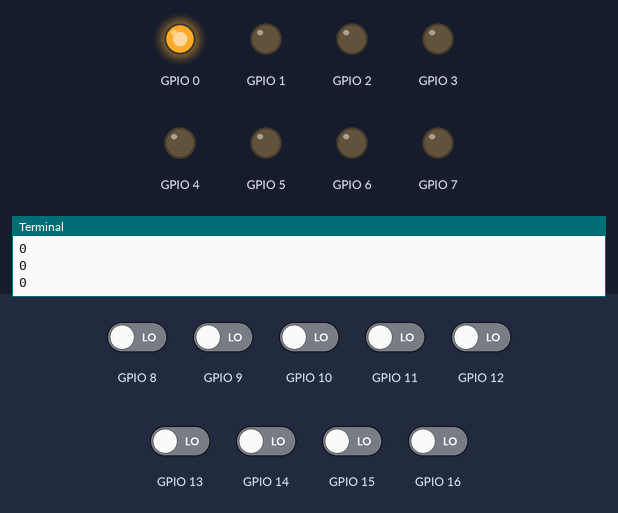
Bench run of a program on a simulated Raspberry Pi (BCM pin numbers). On the bench: output pins drawn as LEDs (lit = HIGH), the last lines printed to the terminal. Inputs (shaded band) come from the test bench; at power-on: GPIO 8–16 LOW. At 0.8 s the program stops and its outputs stay as they are.

Above: at 0.05 s.
At 0.45 s:
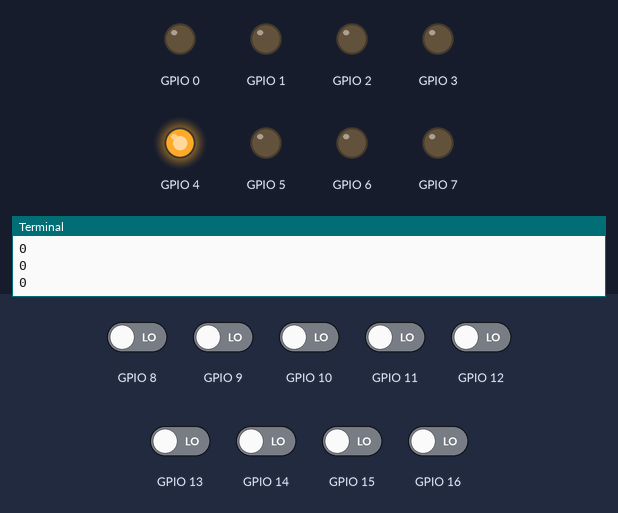
At 0.9 s:
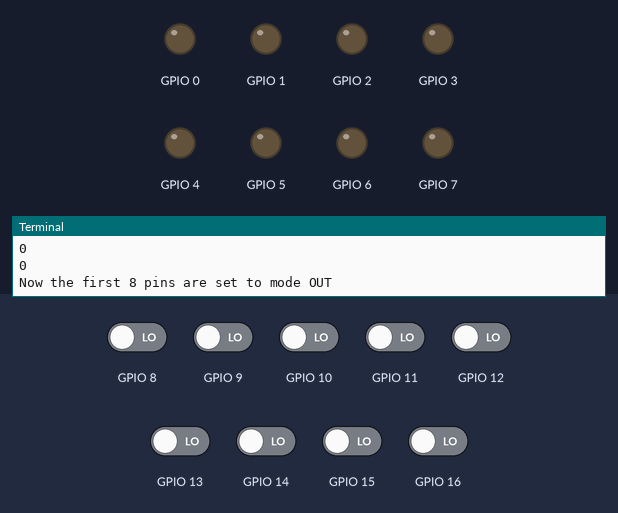
Timing chart, 0 to 2.3 s (numbered marks = the images above):
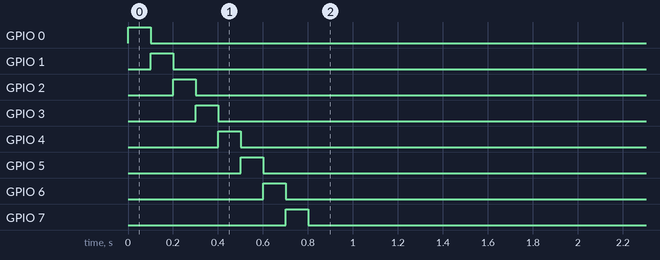

Measured:
- by itself, GPIO 0: LOW → HIGH at 0.00 s, → LOW 0.10 s later
- by itself, GPIO 1: LOW → HIGH at 0.10 s, → LOW 0.10 s later
- by itself, GPIO 2: LOW → HIGH at 0.20 s, → LOW 0.10 s later
- by itself, GPIO 3: LOW → HIGH at 0.30 s, → LOW 0.10 s later
- by itself, GPIO 4: LOW → HIGH at 0.40 s, → LOW 0.10 s later
- by itself, GPIO 5: LOW → HIGH at 0.50 s, → LOW 0.10 s later
- by itself, GPIO 6: LOW → HIGH at 0.60 s, → LOW 0.10 s later
- by itself, GPIO 7: LOW → HIGH at 0.70 s, → LOW 0.10 s later

The program:

gpio_test.py
```python
import wiringpi2 as wp
from subprocess import check_output


INPUT = 0
OUTPUT = 1
LOW = 0
HIGH = 1
PUD_DOWN = 1
PUD_UP = 2
PUD_TRI = 3

states = {'INPUT': 0,'OUPUT': 1,'LOW': 0,'HIGH': 1,'PUD_DOWN': 1,'PUD_UP': 2,'PUD_TRI': 3}
labels = ['wiringPi','GPIO','Physical','Name','SetOUT','SetIN','Mode','Value','SetPin','SetPin']
GPIO = ['17','18','21','22','23','24','25','4','0','1','8','7','10','9','11','14','15']
Phys = ['11','12','13','15','16','18','22','7','3','5','24','26','19','21','23','8','10']
Names = ['GPIO 0','GPIO 1','GPIO 2','GPIO 3','GPIO 4','GPIO 5','GPIO 6','GPIO 7','SDA','SCL','CEO','CE1','MOSI','MISO','SCLK','TxD','RxD']
Mode = ['IN','IN','IN','IN','IN','IN','IN','IN','IN','IN','IN','IN','IN','IN','IN','ALTO','ALTO']

def readPins(pin):
	try:
		return wp.digitalRead(pin)
	except:
		return -1

def writePins(pin, value):
	try:
		wp.digitalWrite(pin, value)
		return 0
	except:
		return -1

def setMode(pin, state):
	try:
		wp.pinMode(pin,state)
		return 0
	except:
		return -1

def readAnalog(chan):
	try:
		return wp.analogRead(chan)
	except:
		return -1
def writeAnalog(chan, data):
	try:
		wp.analogWrite(chan, data)
		return 0
	except:
		return -1
def chgPWM(chan, data):
	try:
		wp.pwmWrite(chan, data)
		return 0
	except:
		return -1

if __name__ == '__main__':

	for i in range(0,17):
		print readPins(i)
	for i in range(0,8):
		setMode(i,OUTPUT)
		writePins(i,HIGH)
		wp.delay(100)
		writePins(i,LOW)

	print "Now the first 8 pins are set to mode OUT"
```
